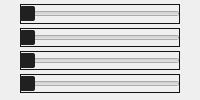
                   <widget class="QWidget" name="tab_brightnesscontrast">
                    <property name="styleSheet">
                     <string notr="true">QSlider {
	border: 1px solid rgb(20, 20, 20);
    padding: 2px;
    height: 13px;
}

QSlider::groove:horizontal {
    height: 12px;
}


QSlider::handle {
    background-color: rgb(32, 32, 32);
    border: none;
    height: 5px;
    width: 20px;
    margin: 0px;
	border-radius: 2px;
}</string>
                    </property>
                    <attribute name="title">
                     <string> Brightness/Contrast</string>
                    </attribute>
                    <layout class="QVBoxLayout" name="tab_brightnesscontrast_layout">
                     <property name="spacing">
                      <number>0</number>
                     </property>
                     <property name="leftMargin">
                      <number>20</number>
                     </property>
                     <property name="topMargin">
                      <number>0</number>
                     </property>
                     <property name="rightMargin">
                      <number>20</number>
                     </property>
                     <property name="bottomMargin">
                      <number>0</number>
                     </property>
                     <item>
                      <widget class="QSlider" name="horizontalSlider">
                       <property name="maximumSize">
                        <size>
                         <width>16777215</width>
                         <height>20</height>
                        </size>
                       </property>
                       <property name="orientation">
                        <enum>Qt::Horizontal</enum>
                       </property>
                      </widget>
                     </item>
                     <item>
                      <widget class="QSlider" name="horizontalSlider_3">
                       <property name="orientation">
                        <enum>Qt::Horizontal</enum>
                       </property>
                      </widget>
                     </item>
                     <item>
                      <widget class="QSlider" name="horizontalSlider_4">
                       <property name="orientation">
                        <enum>Qt::Horizontal</enum>
                       </property>
                      </widget>
                     </item>
                     <item>
                      <widget class="QSlider" name="horizontalSlider_2">
                       <property name="orientation">
                        <enum>Qt::Horizontal</enum>
                       </property>
                      </widget>
                     </item>
                    </layout>
                   </widget>
